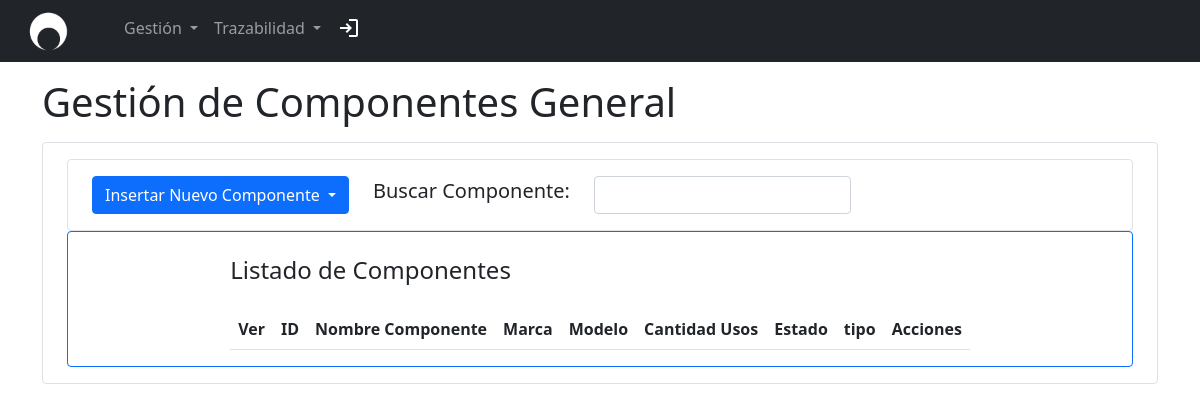
The app's page /prueba.php?p=gestion_equipos_componentes/componentes/gestion_componentes_general (signed in), older data.
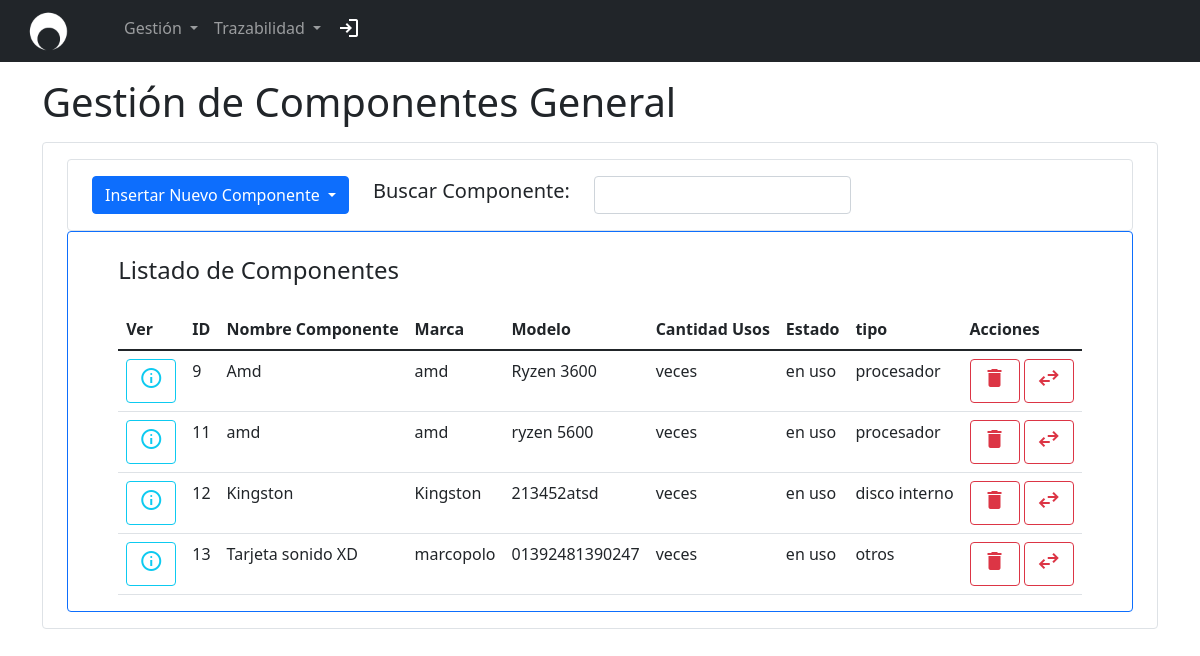
The same page, newer data.
### tables this page shows
CREATE TABLE `componentes` (
  `ID_COMPONENTE` int(11) NOT NULL,
  `ID_EQUIPO` int(11) DEFAULT NULL,
  `NOMBRE` varchar(30) DEFAULT NULL,
  `MARCA` varchar(30) DEFAULT NULL,
  `MODELO` varchar(30) DEFAULT NULL,
  `estado` varchar(25) NOT NULL,
  `tipo` varchar(45) NOT NULL
);

### view/partials/gestion_equipos_componentes/componentes/gestion_componentes_general.php (the view, shortened to what the changed rows need)
<?php
require('conexion.php');
?>
<body>
    <div class="container-sm align-items-center">
        <h1 class="my-3">Gestión de Componentes General</h1>
        <div class="container-sm d-flex align-items-center border border-primary-2 rounded py-3">
            <div class="container aling-self-center">
                <div class="container-xl d-flex flex-column border border-primary rounded">
                    <div class="align-self-center">
                        <div class="table-responsive caption-top">
                            <table class="table" id="infoGestion">
                                <thead>
                                    <tr>
                                        <th scope="col">Ver</th>
                                        <th scope="col">ID</th>
                                        <th scope="col">Nombre Componente</th>
                                        <th scope="col">Marca</th>
                                        <th scope="col">Modelo</th>
                                        <th scope="col">Cantidad Usos</th>
                                        <th scope="col">Estado</th>
                                        <th scope="col">tipo</th>
                                        <th scope="col">Acciones</th>
                                    </tr>
                                </thead>
                                <tbody>
                                    <?php
                                    $qC = "SELECT * FROM componentes;";
                                    $resultado = mysqli_query($conexion, $qC);
                                    while ($row = mysqli_fetch_assoc($resultado)) {
                                        $id = $row['ID_COMPONENTE'];
                                        $nombre = $row["NOMBRE"];
                                        $marca = $row["MARCA"];
                                        $cantidausos = $row["cantidad_usos"];
                                        $modelo = $row["MODELO"];
                                        $estado = $row["estado"];
                                        $tipo =  $row["tipo"];
                                        echo '<tr>';
                                        echo '<td><a class="btn btn-outline-info" href="prueba.php?p=gestion_equipos_componentes/componentes/reporte_componente&id=' . $id . '&general=1" role="button"><span class="material-symbols-outlined">info</span> </a></td>';
                                        echo '<td>' . $id . '</td>';
                                        echo '<td>' . $nombre . '</td>';
                                        echo '<td>' . $marca . '</td>';
                                        echo '<td>' . $modelo . '</td>';
                                        echo '<td>' . $cantidausos . ' veces</td>';
                                        echo '<td>' . $estado . '</td>';
                                        echo '<td>' . $tipo . '</td>';
                                        echo '<td>
                                        <button type="button" class="btn btn-outline-danger" data-bs-toggle="modal" data-bs-target="#confirmacionEliminarComponente" data-bs-whatever="' . $id . '" ><span class="material-icons">delete</span></button>';
                                        if ($estado == 'mal estado') {
                                            echo '<button type="button" class="btn btn-outline-danger" data-bs-toggle="modal" data-bs-target="#revertirBajaComponente" data-bs-whatever="' . $id . '" ><span class="material-symbols-outlined">undo</span></button>';
                                        } else {
                                            echo '
                                            <button type="button" class="btn btn-outline-danger" data-bs-toggle="modal" data-bs-target="#cambioEquipo" data-bs-whatever="' . $id . '" ><span class="material-symbols-outlined">swap_horiz</span></button></td>';
                                        }
                                        echo '</tr>';
                                    }
                                    ?>
                                </tbody>
                            </table>
                        </div>
                    </div>
                </div>
            </div>
        </div>
    </div>
</body>
</html>

Row changes from the older to the newer data that the page shows:
added componentes: ID_COMPONENTE "9", NOMBRE "Amd", MARCA "amd", MODELO "Ryzen 3600", estado "en uso", tipo "procesador"
added componentes: ID_COMPONENTE "11", NOMBRE "amd", MARCA "amd", MODELO "ryzen 5600", estado "en uso", tipo "procesador"
added componentes: ID_COMPONENTE "12", NOMBRE "Kingston", MARCA "Kingston", MODELO "213452atsd", estado "en uso", tipo "disco interno"
added componentes: ID_COMPONENTE "13", NOMBRE "Tarjeta sonido XD", MARCA "marcopolo", MODELO "01392481390247", estado "en uso", tipo "otros"
